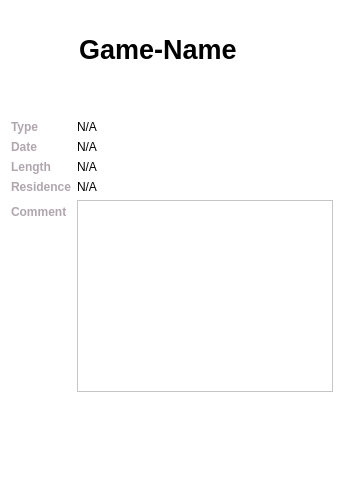
<?xml version="1.0" encoding="UTF-8"?>
<ui version="4.0">
 <class>GameWidget</class>
 <widget class="QWidget" name="GameWidget">
  <property name="geometry">
   <rect>
    <x>0</x>
    <y>0</y>
    <width>362</width>
    <height>480</height>
   </rect>
  </property>
  <property name="sizePolicy">
   <sizepolicy hsizetype="MinimumExpanding" vsizetype="MinimumExpanding">
    <horstretch>0</horstretch>
    <verstretch>0</verstretch>
   </sizepolicy>
  </property>
  <property name="palette">
   <palette>
    <active>
     <colorrole role="Base">
      <brush brushstyle="SolidPattern">
       <color alpha="255">
        <red>255</red>
        <green>255</green>
        <blue>255</blue>
       </color>
      </brush>
     </colorrole>
     <colorrole role="Window">
      <brush brushstyle="SolidPattern">
       <color alpha="255">
        <red>255</red>
        <green>255</green>
        <blue>255</blue>
       </color>
      </brush>
     </colorrole>
    </active>
    <inactive>
     <colorrole role="Base">
      <brush brushstyle="SolidPattern">
       <color alpha="255">
        <red>255</red>
        <green>255</green>
        <blue>255</blue>
       </color>
      </brush>
     </colorrole>
     <colorrole role="Window">
      <brush brushstyle="SolidPattern">
       <color alpha="255">
        <red>255</red>
        <green>255</green>
        <blue>255</blue>
       </color>
      </brush>
     </colorrole>
    </inactive>
    <disabled>
     <colorrole role="Base">
      <brush brushstyle="SolidPattern">
       <color alpha="255">
        <red>255</red>
        <green>255</green>
        <blue>255</blue>
       </color>
      </brush>
     </colorrole>
     <colorrole role="Window">
      <brush brushstyle="SolidPattern">
       <color alpha="255">
        <red>255</red>
        <green>255</green>
        <blue>255</blue>
       </color>
      </brush>
     </colorrole>
    </disabled>
   </palette>
  </property>
  <property name="windowTitle">
   <string>Form</string>
  </property>
  <layout class="QVBoxLayout" name="verticalLayout">
   <item>
    <layout class="QGridLayout" name="gridLayout" columnstretch="0">
     <property name="topMargin">
      <number>20</number>
     </property>
     <item row="0" column="0">
      <layout class="QFormLayout" name="formLayout">
       <property name="sizeConstraint">
        <enum>QLayout::SetDefaultConstraint</enum>
       </property>
       <property name="fieldGrowthPolicy">
        <enum>QFormLayout::FieldsStayAtSizeHint</enum>
       </property>
       <property name="verticalSpacing">
        <number>-1</number>
       </property>
       <item row="0" column="0">
        <layout class="QVBoxLayout" name="verticalLayoutAvatar"/>
       </item>
       <item row="0" column="1">
        <layout class="QVBoxLayout" name="verticalLayout_3">
         <property name="spacing">
          <number>0</number>
         </property>
         <property name="sizeConstraint">
          <enum>QLayout::SetDefaultConstraint</enum>
         </property>
         <property name="leftMargin">
          <number>0</number>
         </property>
         <property name="topMargin">
          <number>0</number>
         </property>
         <item>
          <widget class="QLineEdit" name="lineEditName">
           <property name="enabled">
            <bool>true</bool>
           </property>
           <property name="sizePolicy">
            <sizepolicy hsizetype="Expanding" vsizetype="Expanding">
             <horstretch>0</horstretch>
             <verstretch>0</verstretch>
            </sizepolicy>
           </property>
           <property name="minimumSize">
            <size>
             <width>0</width>
             <height>30</height>
            </size>
           </property>
           <property name="font">
            <font>
             <pointsize>20</pointsize>
             <weight>75</weight>
             <bold>true</bold>
            </font>
           </property>
           <property name="text">
            <string>Game-Name</string>
           </property>
           <property name="frame">
            <bool>false</bool>
           </property>
           <property name="readOnly">
            <bool>true</bool>
           </property>
          </widget>
         </item>
        </layout>
       </item>
       <item row="1" column="0">
        <spacer name="verticalSpacer">
         <property name="orientation">
          <enum>Qt::Vertical</enum>
         </property>
         <property name="sizeHint" stdset="0">
          <size>
           <width>20</width>
           <height>40</height>
          </size>
         </property>
        </spacer>
       </item>
       <item row="2" column="0">
        <widget class="QLabel" name="labelType">
         <property name="font">
          <font>
           <weight>75</weight>
           <bold>true</bold>
          </font>
         </property>
         <property name="styleSheet">
          <string notr="true">QLabel {
color: rgb(176, 167, 174);
}</string>
         </property>
         <property name="text">
          <string>Type</string>
         </property>
        </widget>
       </item>
       <item row="2" column="1">
        <widget class="QLabel" name="labelTypeValue">
         <property name="text">
          <string>N/A</string>
         </property>
        </widget>
       </item>
       <item row="3" column="0">
        <widget class="QLabel" name="labelDate">
         <property name="font">
          <font>
           <weight>75</weight>
           <bold>true</bold>
          </font>
         </property>
         <property name="styleSheet">
          <string notr="true">QLabel {
color: rgb(176, 167, 174);
}</string>
         </property>
         <property name="text">
          <string>Date</string>
         </property>
        </widget>
       </item>
       <item row="3" column="1">
        <widget class="QLabel" name="labelDateValue">
         <property name="minimumSize">
          <size>
           <width>0</width>
           <height>0</height>
          </size>
         </property>
         <property name="text">
          <string>N/A</string>
         </property>
        </widget>
       </item>
       <item row="4" column="0">
        <widget class="QLabel" name="labelLength">
         <property name="font">
          <font>
           <weight>75</weight>
           <bold>true</bold>
          </font>
         </property>
         <property name="styleSheet">
          <string notr="true">QLabel {
color: rgb(176, 167, 174);
}</string>
         </property>
         <property name="text">
          <string>Length</string>
         </property>
        </widget>
       </item>
       <item row="4" column="1">
        <widget class="QLabel" name="labelLengthValue">
         <property name="text">
          <string>N/A</string>
         </property>
        </widget>
       </item>
       <item row="5" column="0">
        <widget class="QLabel" name="labelResidence">
         <property name="font">
          <font>
           <weight>75</weight>
           <bold>true</bold>
          </font>
         </property>
         <property name="styleSheet">
          <string notr="true">QLabel {
color: rgb(176, 167, 174);
}</string>
         </property>
         <property name="text">
          <string>Residence</string>
         </property>
        </widget>
       </item>
       <item row="5" column="1">
        <layout class="QHBoxLayout" name="horizontalLayoutResidence">
         <property name="leftMargin">
          <number>0</number>
         </property>
         <item>
          <widget class="QLabel" name="labelResidenceValue">
           <property name="text">
            <string>N/A</string>
           </property>
          </widget>
         </item>
        </layout>
       </item>
       <item row="7" column="0">
        <widget class="QLabel" name="labelComment">
         <property name="font">
          <font>
           <weight>75</weight>
           <bold>true</bold>
          </font>
         </property>
         <property name="styleSheet">
          <string notr="true">QLabel {
color: rgb(176, 167, 174);
}</string>
         </property>
         <property name="text">
          <string>Comment</string>
         </property>
        </widget>
       </item>
       <item row="7" column="1">
        <layout class="QVBoxLayout" name="verticalLayout_2">
         <item>
          <widget class="QTextEdit" name="textEditComment">
           <property name="sizePolicy">
            <sizepolicy hsizetype="MinimumExpanding" vsizetype="Preferred">
             <horstretch>0</horstretch>
             <verstretch>0</verstretch>
            </sizepolicy>
           </property>
          </widget>
         </item>
        </layout>
       </item>
      </layout>
     </item>
    </layout>
   </item>
   <item>
    <spacer name="verticalSpacer_2">
     <property name="orientation">
      <enum>Qt::Vertical</enum>
     </property>
     <property name="sizeHint" stdset="0">
      <size>
       <width>20</width>
       <height>23</height>
      </size>
     </property>
    </spacer>
   </item>
  </layout>
 </widget>
 <resources/>
 <connections/>
</ui>
